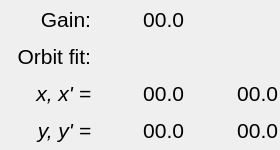
    <widget class="QWidget" name="widget_7" native="true">
     <property name="geometry">
      <rect>
       <x>15</x>
       <y>800</y>
       <width>280</width>
       <height>150</height>
      </rect>
     </property>
     <layout class="QGridLayout" name="gridLayout_7">
      <property name="leftMargin">
       <number>2</number>
      </property>
      <property name="topMargin">
       <number>2</number>
      </property>
      <property name="rightMargin">
       <number>2</number>
      </property>
      <property name="bottomMargin">
       <number>2</number>
      </property>
      <property name="horizontalSpacing">
       <number>5</number>
      </property>
      <property name="verticalSpacing">
       <number>2</number>
      </property>
      <item row="3" column="2">
       <widget class="PyDMLabel" name="phi_gun_16">
        <property name="minimumSize">
         <size>
          <width>85</width>
          <height>0</height>
         </size>
        </property>
        <property name="font">
         <font>
          <pointsize>16</pointsize>
         </font>
        </property>
        <property name="toolTip">
         <string/>
        </property>
        <property name="styleSheet">
         <string notr="true">PyDMLabel {
  border-radius: 2px;
}
PyDMLabel[alarmSensitiveBorder=&quot;true&quot;][alarmSeverity=&quot;0&quot;] {
  background-color: rgb(0,0,10);
  color: rgb(144,194,255);
}
PyDMLabel[alarmSensitiveBorder=&quot;true&quot;][alarmSeverity=&quot;1&quot;] {
  background-color: rgb(0,0,10);
  color: rgb(255,255,0);
}

PyDMLabel[alarmSensitiveBorder=&quot;true&quot;][alarmSeverity=&quot;2&quot;] {
  background-color: rgb(255,0,0);
  color: rgb(255,255,255);
}

PyDMLabel[alarmSensitiveBorder=&quot;true&quot;][alarmSeverity=&quot;3&quot;] {
  background-color: rgb(192,0,255);
  color: rgb(255,255,0);
}

PyDMLabel[alarmSensitiveBorder=&quot;true&quot;][alarmSeverity=&quot;4&quot;] {
  color: rgb(218,218,218);
  background-color: rgb(25,25,25);
}</string>
        </property>
        <property name="text">
         <string>00.0</string>
        </property>
        <property name="alignment">
         <set>Qt::AlignRight|Qt::AlignTrailing|Qt::AlignVCenter</set>
        </property>
        <property name="margin">
         <number>3</number>
        </property>
        <property name="precision" stdset="0">
         <number>3</number>
        </property>
        <property name="showUnits" stdset="0">
         <bool>false</bool>
        </property>
        <property name="precisionFromPV" stdset="0">
         <bool>false</bool>
        </property>
        <property name="alarmSensitiveContent" stdset="0">
         <bool>true</bool>
        </property>
        <property name="alarmSensitiveBorder" stdset="0">
         <bool>true</bool>
        </property>
        <property name="PyDMToolTip" stdset="0">
         <string/>
        </property>
        <property name="channel" stdset="0">
         <string>SIOC:SYS1:ML01:AO603</string>
        </property>
        <property name="enableRichText" stdset="0">
         <bool>false</bool>
        </property>
       </widget>
      </item>
      <item row="1" column="0">
       <widget class="QLabel" name="label_33">
        <property name="font">
         <font>
          <pointsize>16</pointsize>
          <italic>false</italic>
         </font>
        </property>
        <property name="text">
         <string>Gain:</string>
        </property>
        <property name="alignment">
         <set>Qt::AlignRight|Qt::AlignTrailing|Qt::AlignVCenter</set>
        </property>
       </widget>
      </item>
      <item row="3" column="0">
       <widget class="QLabel" name="label_35">
        <property name="font">
         <font>
          <pointsize>16</pointsize>
          <italic>true</italic>
         </font>
        </property>
        <property name="text">
         <string>x, x' =</string>
        </property>
        <property name="alignment">
         <set>Qt::AlignRight|Qt::AlignTrailing|Qt::AlignVCenter</set>
        </property>
       </widget>
      </item>
      <item row="2" column="0">
       <widget class="QLabel" name="label_45">
        <property name="font">
         <font>
          <pointsize>16</pointsize>
          <italic>false</italic>
         </font>
        </property>
        <property name="text">
         <string>Orbit fit:</string>
        </property>
        <property name="alignment">
         <set>Qt::AlignRight|Qt::AlignTrailing|Qt::AlignVCenter</set>
        </property>
       </widget>
      </item>
      <item row="3" column="1">
       <widget class="PyDMLabel" name="phi_gun_15">
        <property name="minimumSize">
         <size>
          <width>85</width>
          <height>0</height>
         </size>
        </property>
        <property name="font">
         <font>
          <pointsize>16</pointsize>
         </font>
        </property>
        <property name="toolTip">
         <string/>
        </property>
        <property name="styleSheet">
         <string notr="true">PyDMLabel {
  border-radius: 2px;
}
PyDMLabel[alarmSensitiveBorder=&quot;true&quot;][alarmSeverity=&quot;0&quot;] {
  background-color: rgb(0,0,10);
  color: rgb(144,194,255);
}
PyDMLabel[alarmSensitiveBorder=&quot;true&quot;][alarmSeverity=&quot;1&quot;] {
  background-color: rgb(0,0,10);
  color: rgb(255,255,0);
}

PyDMLabel[alarmSensitiveBorder=&quot;true&quot;][alarmSeverity=&quot;2&quot;] {
  background-color: rgb(255,0,0);
  color: rgb(255,255,255);
}

PyDMLabel[alarmSensitiveBorder=&quot;true&quot;][alarmSeverity=&quot;3&quot;] {
  background-color: rgb(192,0,255);
  color: rgb(255,255,0);
}

PyDMLabel[alarmSensitiveBorder=&quot;true&quot;][alarmSeverity=&quot;4&quot;] {
  color: rgb(218,218,218);
  background-color: rgb(25,25,25);
}</string>
        </property>
        <property name="text">
         <string>00.0</string>
        </property>
        <property name="alignment">
         <set>Qt::AlignRight|Qt::AlignTrailing|Qt::AlignVCenter</set>
        </property>
        <property name="margin">
         <number>3</number>
        </property>
        <property name="precision" stdset="0">
         <number>3</number>
        </property>
        <property name="showUnits" stdset="0">
         <bool>false</bool>
        </property>
        <property name="precisionFromPV" stdset="0">
         <bool>false</bool>
        </property>
        <property name="alarmSensitiveContent" stdset="0">
         <bool>true</bool>
        </property>
        <property name="alarmSensitiveBorder" stdset="0">
         <bool>true</bool>
        </property>
        <property name="PyDMToolTip" stdset="0">
         <string/>
        </property>
        <property name="channel" stdset="0">
         <string>SIOC:SYS1:ML01:AO602</string>
        </property>
        <property name="enableRichText" stdset="0">
         <bool>false</bool>
        </property>
       </widget>
      </item>
      <item row="4" column="0">
       <widget class="QLabel" name="label_36">
        <property name="font">
         <font>
          <pointsize>16</pointsize>
          <italic>true</italic>
         </font>
        </property>
        <property name="text">
         <string>y, y' =</string>
        </property>
        <property name="alignment">
         <set>Qt::AlignRight|Qt::AlignTrailing|Qt::AlignVCenter</set>
        </property>
       </widget>
      </item>
      <item row="2" column="1">
       <widget class="PyDMByteIndicator" name="PyDMByteIndicator">
        <property name="font">
         <font>
          <pointsize>16</pointsize>
         </font>
        </property>
        <property name="toolTip">
         <string/>
        </property>
        <property name="alarmSensitiveContent" stdset="0">
         <bool>false</bool>
        </property>
        <property name="alarmSensitiveBorder" stdset="0">
         <bool>true</bool>
        </property>
        <property name="PyDMToolTip" stdset="0">
         <string/>
        </property>
        <property name="channel" stdset="0">
         <string>SIOC:SYS1:ML01:AO267</string>
        </property>
        <property name="showLabels" stdset="0">
         <bool>false</bool>
        </property>
        <property name="bigEndian" stdset="0">
         <bool>false</bool>
        </property>
        <property name="circles" stdset="0">
         <bool>true</bool>
        </property>
        <property name="labelPosition" stdset="0">
         <enum>QTabWidget::West</enum>
        </property>
        <property name="numBits" stdset="0">
         <number>1</number>
        </property>
        <property name="shift" stdset="0">
         <number>5</number>
        </property>
        <property name="labels" stdset="0">
         <stringlist>
          <string>Orbit fit:</string>
         </stringlist>
        </property>
       </widget>
      </item>
      <item row="4" column="1">
       <widget class="PyDMLabel" name="phi_gun_17">
        <property name="minimumSize">
         <size>
          <width>85</width>
          <height>0</height>
         </size>
        </property>
        <property name="font">
         <font>
          <pointsize>16</pointsize>
         </font>
        </property>
        <property name="toolTip">
         <string/>
        </property>
        <property name="styleSheet">
         <string notr="true">PyDMLabel {
  border-radius: 2px;
}
PyDMLabel[alarmSensitiveBorder=&quot;true&quot;][alarmSeverity=&quot;0&quot;] {
  background-color: rgb(0,0,10);
  color: rgb(144,194,255);
}
PyDMLabel[alarmSensitiveBorder=&quot;true&quot;][alarmSeverity=&quot;1&quot;] {
  background-color: rgb(0,0,10);
  color: rgb(255,255,0);
}

PyDMLabel[alarmSensitiveBorder=&quot;true&quot;][alarmSeverity=&quot;2&quot;] {
  background-color: rgb(255,0,0);
  color: rgb(255,255,255);
}

PyDMLabel[alarmSensitiveBorder=&quot;true&quot;][alarmSeverity=&quot;3&quot;] {
  background-color: rgb(192,0,255);
  color: rgb(255,255,0);
}

PyDMLabel[alarmSensitiveBorder=&quot;true&quot;][alarmSeverity=&quot;4&quot;] {
  color: rgb(218,218,218);
  background-color: rgb(25,25,25);
}</string>
        </property>
        <property name="text">
         <string>00.0</string>
        </property>
        <property name="alignment">
         <set>Qt::AlignRight|Qt::AlignTrailing|Qt::AlignVCenter</set>
        </property>
        <property name="margin">
         <number>3</number>
        </property>
        <property name="precision" stdset="0">
         <number>3</number>
        </property>
        <property name="showUnits" stdset="0">
         <bool>false</bool>
        </property>
        <property name="precisionFromPV" stdset="0">
         <bool>false</bool>
        </property>
        <property name="alarmSensitiveContent" stdset="0">
         <bool>true</bool>
        </property>
        <property name="alarmSensitiveBorder" stdset="0">
         <bool>true</bool>
        </property>
        <property name="PyDMToolTip" stdset="0">
         <string/>
        </property>
        <property name="channel" stdset="0">
         <string>SIOC:SYS1:ML01:AO604</string>
        </property>
        <property name="enableRichText" stdset="0">
         <bool>false</bool>
        </property>
       </widget>
      </item>
      <item row="4" column="2">
       <widget class="PyDMLabel" name="phi_gun_18">
        <property name="minimumSize">
         <size>
          <width>85</width>
          <height>0</height>
         </size>
        </property>
        <property name="font">
         <font>
          <pointsize>16</pointsize>
         </font>
        </property>
        <property name="toolTip">
         <string/>
        </property>
        <property name="styleSheet">
         <string notr="true">PyDMLabel {
  border-radius: 2px;
}
PyDMLabel[alarmSensitiveBorder=&quot;true&quot;][alarmSeverity=&quot;0&quot;] {
  background-color: rgb(0,0,10);
  color: rgb(144,194,255);
}
PyDMLabel[alarmSensitiveBorder=&quot;true&quot;][alarmSeverity=&quot;1&quot;] {
  background-color: rgb(0,0,10);
  color: rgb(255,255,0);
}

PyDMLabel[alarmSensitiveBorder=&quot;true&quot;][alarmSeverity=&quot;2&quot;] {
  background-color: rgb(255,0,0);
  color: rgb(255,255,255);
}

PyDMLabel[alarmSensitiveBorder=&quot;true&quot;][alarmSeverity=&quot;3&quot;] {
  background-color: rgb(192,0,255);
  color: rgb(255,255,0);
}

PyDMLabel[alarmSensitiveBorder=&quot;true&quot;][alarmSeverity=&quot;4&quot;] {
  color: rgb(218,218,218);
  background-color: rgb(25,25,25);
}</string>
        </property>
        <property name="text">
         <string>00.0</string>
        </property>
        <property name="alignment">
         <set>Qt::AlignRight|Qt::AlignTrailing|Qt::AlignVCenter</set>
        </property>
        <property name="margin">
         <number>3</number>
        </property>
        <property name="precision" stdset="0">
         <number>3</number>
        </property>
        <property name="showUnits" stdset="0">
         <bool>false</bool>
        </property>
        <property name="precisionFromPV" stdset="0">
         <bool>false</bool>
        </property>
        <property name="alarmSensitiveContent" stdset="0">
         <bool>true</bool>
        </property>
        <property name="alarmSensitiveBorder" stdset="0">
         <bool>true</bool>
        </property>
        <property name="PyDMToolTip" stdset="0">
         <string/>
        </property>
        <property name="channel" stdset="0">
         <string>SIOC:SYS1:ML01:AO605</string>
        </property>
        <property name="enableRichText" stdset="0">
         <bool>false</bool>
        </property>
       </widget>
      </item>
      <item row="1" column="1">
       <widget class="PyDMLabel" name="phi_gun_13">
        <property name="minimumSize">
         <size>
          <width>88</width>
          <height>0</height>
         </size>
        </property>
        <property name="maximumSize">
         <size>
          <width>88</width>
          <height>16777215</height>
         </size>
        </property>
        <property name="font">
         <font>
          <pointsize>16</pointsize>
         </font>
        </property>
        <property name="toolTip">
         <string/>
        </property>
        <property name="styleSheet">
         <string notr="true">PyDMLabel {
  border-radius: 2px;
}
PyDMLabel[alarmSensitiveBorder=&quot;true&quot;][alarmSeverity=&quot;0&quot;] {
  background-color: rgb(0,0,10);
  color: rgb(144,194,255);
}
PyDMLabel[alarmSensitiveBorder=&quot;true&quot;][alarmSeverity=&quot;1&quot;] {
  background-color: rgb(0,0,10);
  color: rgb(255,255,0);
}

PyDMLabel[alarmSensitiveBorder=&quot;true&quot;][alarmSeverity=&quot;2&quot;] {
  background-color: rgb(255,0,0);
  color: rgb(255,255,255);
}

PyDMLabel[alarmSensitiveBorder=&quot;true&quot;][alarmSeverity=&quot;3&quot;] {
  background-color: rgb(192,0,255);
  color: rgb(255,255,0);
}

PyDMLabel[alarmSensitiveBorder=&quot;true&quot;][alarmSeverity=&quot;4&quot;] {
  color: rgb(218,218,218);
  background-color: rgb(25,25,25);
}</string>
        </property>
        <property name="text">
         <string>00.0</string>
        </property>
        <property name="alignment">
         <set>Qt::AlignRight|Qt::AlignTrailing|Qt::AlignVCenter</set>
        </property>
        <property name="margin">
         <number>3</number>
        </property>
        <property name="precision" stdset="0">
         <number>1</number>
        </property>
        <property name="showUnits" stdset="0">
         <bool>false</bool>
        </property>
        <property name="precisionFromPV" stdset="0">
         <bool>false</bool>
        </property>
        <property name="alarmSensitiveContent" stdset="0">
         <bool>true</bool>
        </property>
        <property name="alarmSensitiveBorder" stdset="0">
         <bool>true</bool>
        </property>
        <property name="PyDMToolTip" stdset="0">
         <string/>
        </property>
        <property name="channel" stdset="0">
         <string>SIOC:SYS1:ML00:AO857</string>
        </property>
        <property name="enableRichText" stdset="0">
         <bool>false</bool>
        </property>
        <property name="displayFormat" stdset="0">
         <enum>PyDMLabel::Exponential</enum>
        </property>
       </widget>
      </item>
     </layout>
    </widget>
